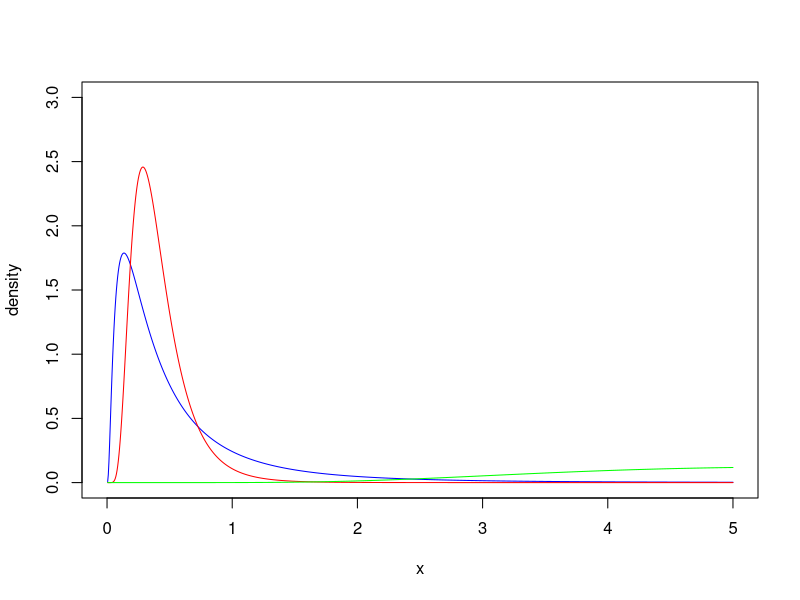

Write R code to recreate this figure.
find_k = function(mu,sigma){
  integrand = function(x){
    return( (1/x) * exp(-(log(x) - mu)^2 / 2 * (sigma^2)) )
  }
  integral = integrate(integrand, 0, Inf)$value
  return( 1/integral )
}

k1 = find_k(-1,1)
k2 = find_k(-1,2)
k3 = find_k(2,2)
print(k1)

pdf_func = function(x,mu,sigma,k){
  return( (k/x) * exp(-(log(x) - mu)^2 / 2 * (sigma^2)) )
}

x_vals = seq(0,5,length.out = 1000)

plot(x_vals, pdf_func(x_vals,-1,1,k1), type = 'l', col = "blue", xlab = "x", ylab = "density",
     ylim = c(0,3))
lines(x_vals, pdf_func(x_vals,-1,2,k2), col = "red")
lines(x_vals, pdf_func(x_vals,2,2,k3), col = "green")


